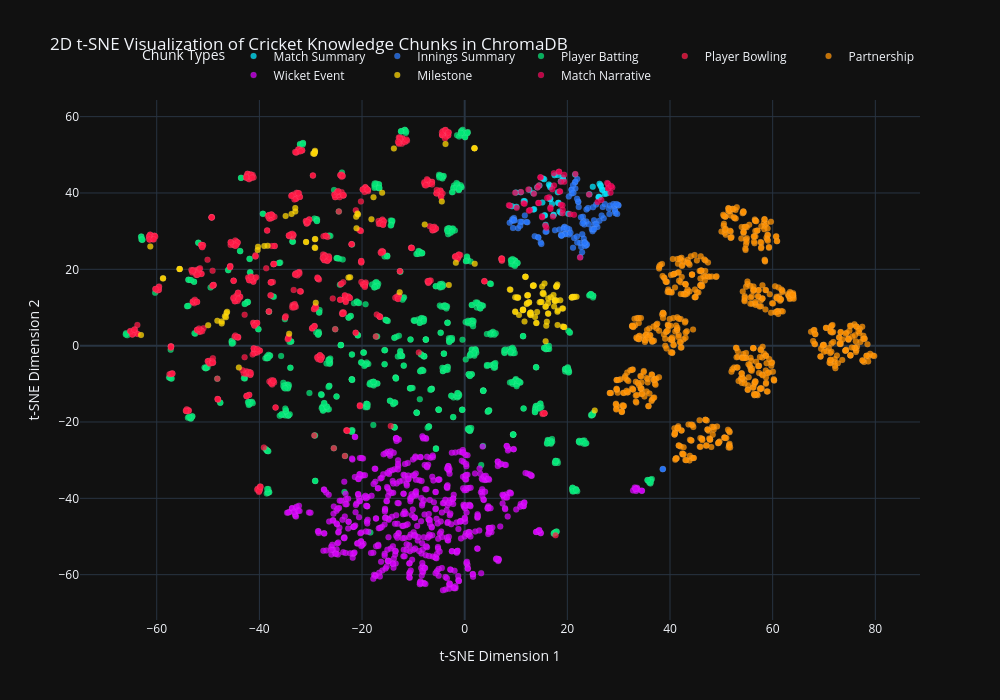

The cell this chart's notebook holds for it:
### Markdown cell above
## Visualizing Vector Embeddings of Cricket Chunks\n
\n
Since we have generated and ingested 70,000+ chunks, running t-SNE on the entire dataset at once is computationally expensive. Instead, we can retrieve a random sample of 3,000 chunks distributed across the entire dataset to inspect the vector space.\n
\n
We will color-code the chunks by their `chunk_type` to visualize how different types of cricket knowledge (match summaries, player performances, wickets, partnerships, milestones, narratives) cluster together.

### Code cell
import random
import numpy as np
from sklearn.manifold import TSNE
import plotly.graph_objects as go

# Re-initialize client and collection to avoid stale references after collection reset
client = chromadb.PersistentClient(path="./chroma_db")
openai_ef = embedding_functions.OpenAIEmbeddingFunction(
    api_key=os.getenv("OPENAI_API_KEY"),
    model_name="text-embedding-3-large"
)
collection = client.get_collection(name="ipl_enhanced_chunks_openai", embedding_function=openai_ef)

# Retrieve a representative sample of 3000 chunks
print("Retrieving sample of chunk IDs...")
all_ids = collection.get(include=[])['ids']
random.seed(42)
sample_ids = random.sample(all_ids, min(3000, len(all_ids)))

print(f"Fetching embeddings and metadata for {len(sample_ids)} sampled chunks...")
result = collection.get(ids=sample_ids, include=['embeddings', 'documents', 'metadatas'])

vectors = np.array(result['embeddings'])
metadatas = result['metadatas']

print("Running 2D t-SNE dimensional reduction...")
tsne_2d = TSNE(n_components=2, random_state=42, perplexity=30)
reduced_vectors_2d = tsne_2d.fit_transform(vectors)

# Define a premium color scheme for chunk types
chunk_colors = {
    "match_summary": "#00E5FF",      # Bright Cyan
    "innings_summary": "#2979FF",    # Bright Blue
    "player_batting": "#00E676",      # Vibrant Green
    "player_bowling": "#FF1744",      # Crimson Red
    "partnership": "#FF9100",         # Amber/Orange
    "wicket_event": "#D500F9",        # Neon Purple
    "milestone": "#FFD600",           # Canary Yellow
    "match_narrative": "#F50057"      # Deep Pink
}

# Group data by chunk type for Plotly trace generation
traces = []
for ctype, color in chunk_colors.items():
    indices = [i for i, m in enumerate(metadatas) if m.get('chunk_type') == ctype]
    if not indices:
        continue
        
    sub_vectors = reduced_vectors_2d[indices]
    sub_metas = [metadatas[i] for i in indices]
    
    hover_texts = []
    for m in sub_metas:
        hover_text = (
            f"<b>Type:</b> {m.get('chunk_type')}<br>"
            f"<b>Match ID:</b> {m.get('match_id')}<br>"
            f"<b>Season:</b> {m.get('season')}<br>"
            f"<b>Teams:</b> {m.get('team1')} vs {m.get('team2')}<br>"
            f"<b>Winner:</b> {m.get('winner')}<br>"
            f"<b>Venue:</b> {m.get('venue')}"
        )
        hover_texts.append(hover_text)
        
    traces.append(go.Scatter(
        x=sub_vectors[:, 0],
        y=sub_vectors[:, 1],
        mode='markers',
        name=ctype.replace('_', ' ').title(),
        marker=dict(
            size=6,
            color=color,
            opacity=0.75,
            line=dict(width=0.5, color='rgba(255,255,255,0.2)')
        ),
        text=hover_texts,
        hoverinfo='text'
    ))

fig = go.Figure(data=traces)
fig.update_layout(
    title='2D t-SNE Visualization of Cricket Knowledge Chunks in ChromaDB',
    xaxis_title='t-SNE Dimension 1',
    yaxis_title='t-SNE Dimension 2',
    width=1000,
    height=700,
    template="plotly_dark",
    legend=dict(title="Chunk Types", orientation="h", yanchor="bottom", y=1.02, xanchor="right", x=1)
)
fig.show()
